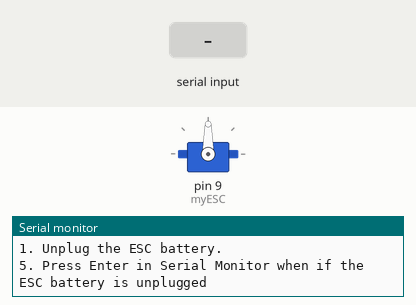
This sketch was run on a simulated Arduino Uno, built with avr-gcc and run on an emulated ATmega328P. Parts: servo, the last lines printed to the serial monitor. Inputs (shaded band) come from the test bench.

Above: at 0.9 s.
1.0 s: "1" received over Serial
At 2.0 s:
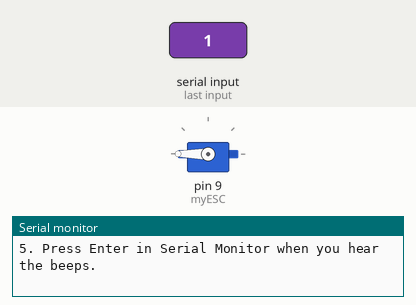
2.5 s: "0" received over Serial
At 2.9 s:
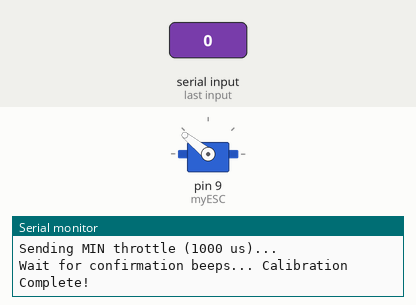
Timing chart, 0 to 5.5 s (numbered marks = the images above; inputs shaded):
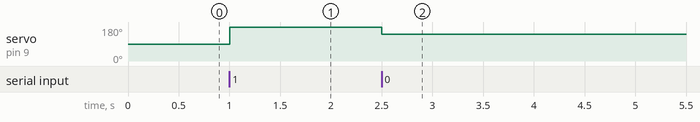

Measured:
- after the input at 1.0 s, servo on pin 9 (myESC): 90° → 180° at once
- after the input at 2.5 s, servo on pin 9 (myESC): 180° → 141° at once

The sketch:

Setup_ESC.ino.ino
```cpp
#include <Servo.h>

Servo myESC;

void setup() {
  Serial.begin(9600);
  myESC.attach(9);

  Serial.println("--- ESC Calibration ---");
  Serial.println("1. Unplug the ESC battery.");
  Serial.println("5. Press Enter in Serial Monitor when if the ESC battery is unplugged");
  while (Serial.available() == 0) {} // Wait for user to press Enter
  while (Serial.available() > 0) { Serial.read(); } // Clear buffer

  Serial.println("2. Sending MAX throttle (2000 us)...");
  myESC.writeMicroseconds(3000);

  Serial.println("3. NOW plug in the ESC battery!");
  Serial.println("4. Wait for the initial musical beeps (approx 3-5 seconds)...");
  Serial.println("5. Press Enter in Serial Monitor when you hear the beeps.");

  while (Serial.available() == 0) {} // Wait for user to press Enter
  while (Serial.available() > 0) { Serial.read(); } // Clear buffer

  Serial.println("Sending MIN throttle (1000 us)...");
  myESC.writeMicroseconds(2000);

  Serial.println("Wait for confirmation beeps... Calibration Complete!");
  delay(3000);
}

void loop() {
}
```
